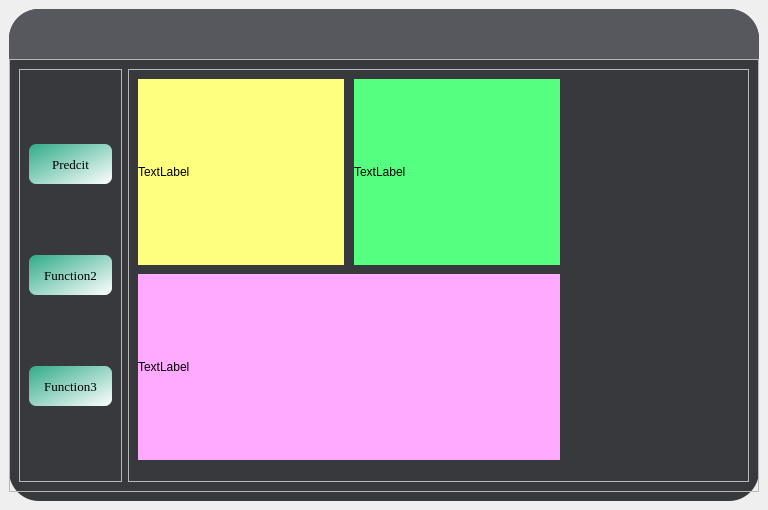
<?xml version="1.0" encoding="UTF-8"?>
<ui version="4.0">
 <class>MainWindow</class>
 <widget class="QMainWindow" name="MainWindow">
  <property name="geometry">
   <rect>
    <x>0</x>
    <y>0</y>
    <width>768</width>
    <height>510</height>
   </rect>
  </property>
  <property name="windowTitle">
   <string>MainWindow</string>
  </property>
  <widget class="QWidget" name="centralwidget">
   <layout class="QHBoxLayout" name="horizontalLayout">
    <item>
     <widget class="QFrame" name="frame">
      <property name="styleSheet">
       <string notr="true">#frame{
	background-color: rgb(56, 57, 60);
	border-radius:30px
}</string>
      </property>
      <property name="frameShape">
       <enum>QFrame::StyledPanel</enum>
      </property>
      <property name="frameShadow">
       <enum>QFrame::Raised</enum>
      </property>
      <layout class="QVBoxLayout" name="verticalLayout">
       <property name="spacing">
        <number>0</number>
       </property>
       <property name="leftMargin">
        <number>0</number>
       </property>
       <property name="topMargin">
        <number>0</number>
       </property>
       <property name="rightMargin">
        <number>0</number>
       </property>
       <item>
        <widget class="QFrame" name="frame_3">
         <property name="sizePolicy">
          <sizepolicy hsizetype="Preferred" vsizetype="Expanding">
           <horstretch>0</horstretch>
           <verstretch>1</verstretch>
          </sizepolicy>
         </property>
         <property name="styleSheet">
          <string notr="true">background-color: rgb(86,88,93);
border-top-left-radius:30px;
border-top-right-radius:30px;</string>
         </property>
         <property name="frameShape">
          <enum>QFrame::StyledPanel</enum>
         </property>
         <property name="frameShadow">
          <enum>QFrame::Raised</enum>
         </property>
         <layout class="QHBoxLayout" name="horizontalLayout_3">
          <item alignment="Qt::AlignRight">
           <widget class="QFrame" name="frame_4">
            <property name="minimumSize">
             <size>
              <width>200</width>
              <height>0</height>
             </size>
            </property>
            <property name="styleSheet">
             <string notr="true">QPushButton{
	border:none;
}
QPushButton:hover{
	padding-bottom:5px;
}</string>
            </property>
            <property name="frameShape">
             <enum>QFrame::StyledPanel</enum>
            </property>
            <property name="frameShadow">
             <enum>QFrame::Raised</enum>
            </property>
            <layout class="QHBoxLayout" name="horizontalLayout_2">
             <item>
              <widget class="QPushButton" name="pushButton">
               <property name="maximumSize">
                <size>
                 <width>16777215</width>
                 <height>16777215</height>
                </size>
               </property>
               <property name="text">
                <string/>
               </property>
               <property name="icon">
                <iconset resource="resMyVersion.qrc">
                 <normaloff>:/icons/icons/maxmize.png</normaloff>:/icons/icons/maxmize.png</iconset>
               </property>
              </widget>
             </item>
             <item>
              <widget class="QPushButton" name="pushButton_2">
               <property name="maximumSize">
                <size>
                 <width>16777215</width>
                 <height>16777215</height>
                </size>
               </property>
               <property name="text">
                <string/>
               </property>
               <property name="icon">
                <iconset resource="resMyVersion.qrc">
                 <normaloff>:/icons/icons/minus.png</normaloff>:/icons/icons/minus.png</iconset>
               </property>
              </widget>
             </item>
             <item>
              <widget class="QPushButton" name="pushButton_3">
               <property name="maximumSize">
                <size>
                 <width>16777215</width>
                 <height>16777215</height>
                </size>
               </property>
               <property name="text">
                <string/>
               </property>
               <property name="icon">
                <iconset resource="resMyVersion.qrc">
                 <normaloff>:/icons/icons/close.png</normaloff>:/icons/icons/close.png</iconset>
               </property>
              </widget>
             </item>
            </layout>
           </widget>
          </item>
         </layout>
        </widget>
       </item>
       <item>
        <widget class="QFrame" name="frame_2">
         <property name="sizePolicy">
          <sizepolicy hsizetype="Preferred" vsizetype="Expanding">
           <horstretch>0</horstretch>
           <verstretch>9</verstretch>
          </sizepolicy>
         </property>
         <property name="frameShape">
          <enum>QFrame::StyledPanel</enum>
         </property>
         <property name="frameShadow">
          <enum>QFrame::Raised</enum>
         </property>
         <layout class="QHBoxLayout" name="horizontalLayout_4">
          <item>
           <widget class="QFrame" name="frame_5">
            <property name="sizePolicy">
             <sizepolicy hsizetype="Expanding" vsizetype="Preferred">
              <horstretch>1</horstretch>
              <verstretch>0</verstretch>
             </sizepolicy>
            </property>
            <property name="styleSheet">
             <string notr="true">QPushButton{
	background-color: qlineargradient(spread:pad, x1:0, y1:0, x2:1, y2:1, stop:0 rgba(48, 171, 137, 255), stop:1 rgba(255, 255, 255, 255));
	border:none;
	border-radius:7px;
	color:rgb(0,0,0)
}</string>
            </property>
            <property name="frameShape">
             <enum>QFrame::StyledPanel</enum>
            </property>
            <property name="frameShadow">
             <enum>QFrame::Raised</enum>
            </property>
            <layout class="QVBoxLayout" name="verticalLayout_3">
             <item>
              <widget class="QPushButton" name="pushButton_4">
               <property name="minimumSize">
                <size>
                 <width>0</width>
                 <height>40</height>
                </size>
               </property>
               <property name="maximumSize">
                <size>
                 <width>16777215</width>
                 <height>40</height>
                </size>
               </property>
               <property name="font">
                <font>
                 <family>Times New Roman</family>
                 <pointsize>10</pointsize>
                 <weight>50</weight>
                 <bold>false</bold>
                </font>
               </property>
               <property name="styleSheet">
                <string notr="true">QPushButton{
background-color: qlineargradient(spread:pad, x1:0, y1:0, x2:1, y2:1, stop:0 rgba(48, 171, 137, 255), stop:1 rgba(255, 255, 255, 255));
}</string>
               </property>
               <property name="text">
                <string>Predcit</string>
               </property>
               <property name="icon">
                <iconset resource="resMyVersion.qrc">
                 <normaloff>:/icons/images/predict_res_function.png</normaloff>:/icons/images/predict_res_function.png</iconset>
               </property>
               <property name="iconSize">
                <size>
                 <width>30</width>
                 <height>30</height>
                </size>
               </property>
              </widget>
             </item>
             <item>
              <widget class="QPushButton" name="pushButton_6">
               <property name="minimumSize">
                <size>
                 <width>0</width>
                 <height>40</height>
                </size>
               </property>
               <property name="maximumSize">
                <size>
                 <width>16777215</width>
                 <height>40</height>
                </size>
               </property>
               <property name="font">
                <font>
                 <family>Times New Roman</family>
                 <pointsize>10</pointsize>
                </font>
               </property>
               <property name="text">
                <string>Function2</string>
               </property>
               <property name="iconSize">
                <size>
                 <width>30</width>
                 <height>30</height>
                </size>
               </property>
              </widget>
             </item>
             <item>
              <widget class="QPushButton" name="pushButton_5">
               <property name="minimumSize">
                <size>
                 <width>0</width>
                 <height>40</height>
                </size>
               </property>
               <property name="maximumSize">
                <size>
                 <width>16777215</width>
                 <height>40</height>
                </size>
               </property>
               <property name="font">
                <font>
                 <family>Times New Roman</family>
                 <pointsize>10</pointsize>
                </font>
               </property>
               <property name="text">
                <string>Function3</string>
               </property>
               <property name="iconSize">
                <size>
                 <width>30</width>
                 <height>30</height>
                </size>
               </property>
              </widget>
             </item>
            </layout>
           </widget>
          </item>
          <item>
           <widget class="QFrame" name="frame_6">
            <property name="sizePolicy">
             <sizepolicy hsizetype="Expanding" vsizetype="Preferred">
              <horstretch>6</horstretch>
              <verstretch>0</verstretch>
             </sizepolicy>
            </property>
            <property name="frameShape">
             <enum>QFrame::StyledPanel</enum>
            </property>
            <property name="frameShadow">
             <enum>QFrame::Raised</enum>
            </property>
            <widget class="QStackedWidget" name="stackedWidget">
             <property name="geometry">
              <rect>
               <x>0</x>
               <y>0</y>
               <width>611</width>
               <height>401</height>
              </rect>
             </property>
             <property name="currentIndex">
              <number>0</number>
             </property>
             <widget class="QWidget" name="page_1">
              <widget class="QWidget" name="horizontalLayoutWidget">
               <property name="geometry">
                <rect>
                 <x>10</x>
                 <y>10</y>
                 <width>591</width>
                 <height>381</height>
                </rect>
               </property>
               <layout class="QHBoxLayout" name="horizontalLayout_5" stretch="5,2">
                <property name="spacing">
                 <number>3</number>
                </property>
                <property name="sizeConstraint">
                 <enum>QLayout::SetDefaultConstraint</enum>
                </property>
                <property name="rightMargin">
                 <number>0</number>
                </property>
                <property name="bottomMargin">
                 <number>0</number>
                </property>
                <item>
                 <layout class="QVBoxLayout" name="verticalLayout_2">
                  <property name="spacing">
                   <number>9</number>
                  </property>
                  <item>
                   <layout class="QHBoxLayout" name="horizontalLayout_6">
                    <property name="spacing">
                     <number>10</number>
                    </property>
                    <item>
                     <widget class="QLabel" name="label_3">
                      <property name="styleSheet">
                       <string notr="true">background-color: rgb(255, 255, 127);</string>
                      </property>
                      <property name="text">
                       <string>TextLabel</string>
                      </property>
                     </widget>
                    </item>
                    <item>
                     <widget class="QLabel" name="label_2">
                      <property name="styleSheet">
                       <string notr="true">background-color: rgb(85, 255, 127);</string>
                      </property>
                      <property name="text">
                       <string>TextLabel</string>
                      </property>
                     </widget>
                    </item>
                   </layout>
                  </item>
                  <item>
                   <widget class="QLabel" name="label">
                    <property name="styleSheet">
                     <string notr="true">background-color: rgb(255, 170, 255);</string>
                    </property>
                    <property name="text">
                     <string>TextLabel</string>
                    </property>
                   </widget>
                  </item>
                 </layout>
                </item>
                <item>
                 <layout class="QVBoxLayout" name="verticalLayout_5">
                  <property name="spacing">
                   <number>0</number>
                  </property>
                 </layout>
                </item>
               </layout>
              </widget>
             </widget>
             <widget class="QWidget" name="page_2"/>
            </widget>
           </widget>
          </item>
         </layout>
        </widget>
       </item>
      </layout>
     </widget>
    </item>
   </layout>
  </widget>
 </widget>
 <resources>
  <include location="resMyVersion.qrc"/>
 </resources>
 <connections>
  <connection>
   <sender>pushButton_3</sender>
   <signal>clicked()</signal>
   <receiver>MainWindow</receiver>
   <slot>close()</slot>
   <hints>
    <hint type="sourcelabel">
     <x>1259</x>
     <y>57</y>
    </hint>
    <hint type="destinationlabel">
     <x>1258</x>
     <y>-73</y>
    </hint>
   </hints>
  </connection>
  <connection>
   <sender>pushButton_2</sender>
   <signal>clicked()</signal>
   <receiver>MainWindow</receiver>
   <slot>showMinimized()</slot>
   <hints>
    <hint type="sourcelabel">
     <x>1155</x>
     <y>66</y>
    </hint>
    <hint type="destinationlabel">
     <x>1152</x>
     <y>-61</y>
    </hint>
   </hints>
  </connection>
 </connections>
</ui>
